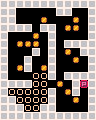

A 2D game scene composited from a Tiled map and its tileset images. What follows is a short description and the map's XML, with every tile layer's data as written:
An orthogonal 12x15 tile map with 8x8 px tiles, 1 tile layer (tiles).

<map version="1.0" tiledversion="1.0.2" orientation="orthogonal" renderorder="left-up" width="12" height="15" tilewidth="8" tileheight="8" nextobjectid="1">
 <tileset firstgid="1" source="tileset.tsx" />
 <layer name="tiles" width="12" height="15">
  <data encoding="csv">
5,5,5,5,5,5,5,5,5,5,5,5,5,5,0,0,0,0,0,5,5,0,0,5,5,5,0,0,0,1,0,0,0,1,0,5,5,5,5,5,0,5,5,0,1,1,0,5,5,0,0,0,1,0,5,0,0,0,0,5,5,0,1,1,1,0,5,0,5,5,5,5,5,0,0,0,5,0,5,0,1,0,5,5,5,0,0,5,0,0,5,0,0,1,0,5,5,0,1,5,0,1,5,0,0,0,0,5,5,0,0,0,2,2,5,0,5,5,5,5,5,5,5,5,2,2,0,1,0,5,3,5,5,2,2,2,2,2,5,0,1,5,0,5,5,5,2,2,2,2,5,0,0,1,0,5,5,5,5,2,2,5,5,0,0,0,0,5,5,5,5,5,5,5,5,5,5,5,5,5
</data>
 </layer>
</map>
